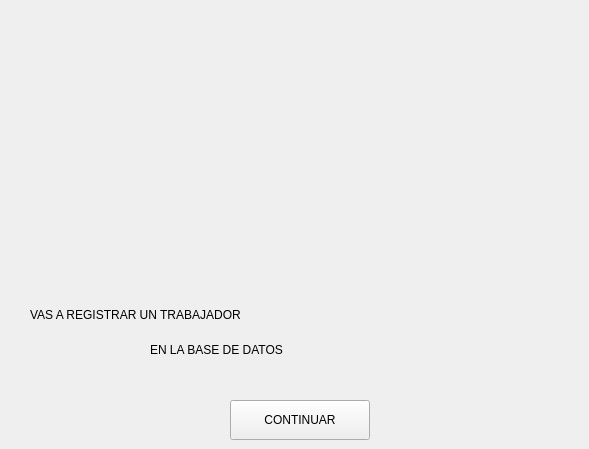
            <widget class="QWidget" name="registrar">
             <widget class="QPushButton" name="btn_continuar">
              <property name="geometry">
               <rect>
                <x>230</x>
                <y>400</y>
                <width>140</width>
                <height>40</height>
               </rect>
              </property>
              <property name="maximumSize">
               <size>
                <width>140</width>
                <height>40</height>
               </size>
              </property>
              <property name="cursor">
               <cursorShape>PointingHandCursor</cursorShape>
              </property>
              <property name="text">
               <string>CONTINUAR</string>
              </property>
             </widget>
             <widget class="QLabel" name="label_4">
              <property name="geometry">
               <rect>
                <x>30</x>
                <y>300</y>
                <width>550</width>
                <height>30</height>
               </rect>
              </property>
              <property name="maximumSize">
               <size>
                <width>550</width>
                <height>30</height>
               </size>
              </property>
              <property name="styleSheet">
               <string notr="true">size-font:9x;</string>
              </property>
              <property name="text">
               <string>VAS A REGISTRAR UN TRABAJADOR</string>
              </property>
             </widget>
             <widget class="QLabel" name="label_5">
              <property name="geometry">
               <rect>
                <x>150</x>
                <y>330</y>
                <width>340</width>
                <height>40</height>
               </rect>
              </property>
              <property name="maximumSize">
               <size>
                <width>340</width>
                <height>40</height>
               </size>
              </property>
              <property name="styleSheet">
               <string notr="true">size-font:9x;</string>
              </property>
              <property name="text">
               <string>EN LA BASE DE DATOS</string>
              </property>
             </widget>
            </widget>
